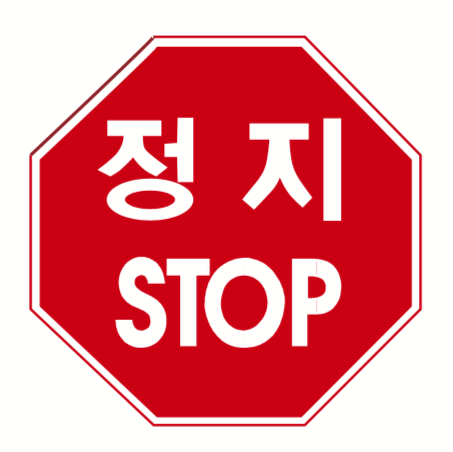
//> input picture image/stop.png, 453 x 452 px
$ ./Surf   (built with g++ and OpenCV 4)
//> lines starting //> are read from the running program, lines starting //| are printed output that depends on the picture
#include <iostream>
#include <fstream>
#include <ctime>
#include <queue>
#include <cv.h>
#include <unistd.h>
#include <highgui.h>
#include "opencv2/opencv.hpp"
#include "opencv2/objdetect.hpp"
#include "opencv2/highgui.hpp"
#include "opencv2/imgproc.hpp"
#include "opencv2/highgui/highgui.hpp"
#include <opencv2/core/ocl.hpp>
#include "opencv2/calib3d/calib3d.hpp"
#include "opencv2/core.hpp"
#include "opencv2/features2d.hpp"
#include "opencv2/xfeatures2d.hpp"
#include "opencv2/highgui.hpp"
#include <string.h>
#include <sys/time.h>

using namespace cv;
using namespace cv::xfeatures2d;
using namespace std;

const CvScalar COLOR_BLUE = CvScalar(255, 0, 0);
const CvScalar COLOR_RED = CvScalar(0, 0, 255);
const CvScalar COLOR_GREEN = CvScalar(0, 255, 0);

const Vec3b RGB_WHITE_LOWER = Vec3b(100, 100, 190);
const Vec3b RGB_WHITE_UPPER = Vec3b(255, 255, 255);
const Vec3b RGB_YELLOW_LOWER = Vec3b(225, 180, 0);
const Vec3b RGB_YELLOW_UPPER = Vec3b(255, 255, 170);
const Vec3b HSV_YELLOW_LOWER = Vec3b(20, 20, 130);
const Vec3b HSV_YELLOW_UPPER = Vec3b(40, 140, 255);

const Vec3b HLS_YELLOW_LOWER = Vec3b(20, 120, 80);
const Vec3b HLS_YELLOW_UPPER = Vec3b(45, 200, 255);

int main(){


  //Load the Images
  Mat image_obj = imread( "/home/suki/바탕화면/Traffic Sign Recognition/image/stop.png", CV_LOAD_IMAGE_GRAYSCALE );
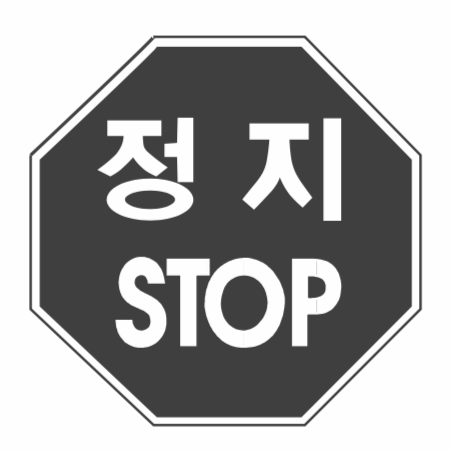
//> image_obj: 452 rows x 453 cols, CV_8UC1; min 62, max 254, mean 165.9
  Mat image_scene = imread("/home/suki/바탕화면/Traffic Sign Recognition/image/다운로드.jpeg", CV_LOAD_IMAGE_GRAYSCALE );
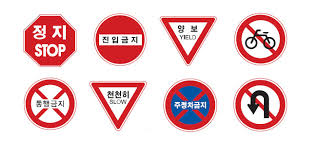
//> input picture image/다운로드.jpeg, 317 x 159 px
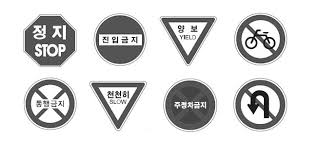
//> image_scene: 159 rows x 317 cols, CV_8UC1; min 0, max 255, mean 218.2

  //Check whether images have been loaded
  if( !image_obj.data){
    cerr<< " --(!) Error reading image1 " << endl;
    return -1;
  }
  if( !image_scene.data){
    cerr<< " --(!) Error reading image2 " << endl;
    return -1;
  }

  // resize( image_obj, image_obj, Size( image_scene.cols, image_scene.rows), 0, 0, CV_INTER_NN );

  // image_scene = image_scene(Rect(0, 0, image_scene.cols, image_scene.rows/3));

  // resize( image_scene, image_scene, Size( image_scene.cols, image_scene.rows), 0, 0, CV_INTER_NN );

    //-- Step 1: Detect the keypoints using SURF Detector
  int minHessian = 400;
//> (the run ends here: the program stops with an error, at `Ptr<SURF> detector = SURF::create( minHessian );`)
